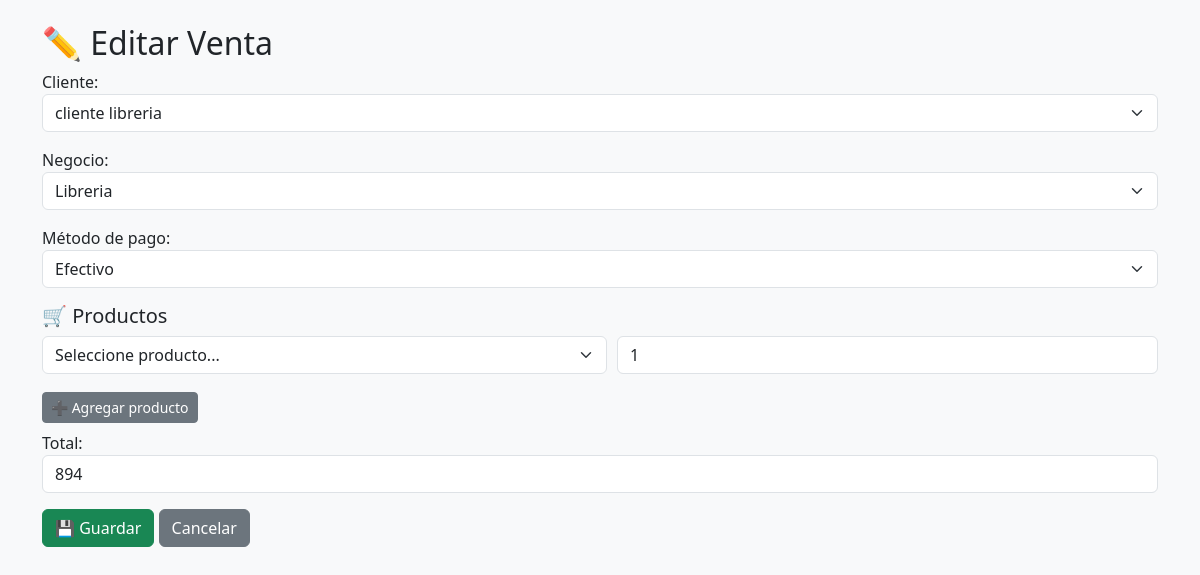
The page /farmacia/ventas/ventas_form.php?id=7 on the database its author committed.
### tables this page shows
CREATE TABLE `ventas` (
  `id_venta` int(11) NOT NULL,
  `id_negocio` int(11) DEFAULT NULL,
  `id_usuario` int(11) DEFAULT NULL,
  `fecha` date DEFAULT NULL,
  `total` varchar(255) DEFAULT NULL,
  `metodo_pago` varchar(255) DEFAULT NULL,
  `solicitud` varchar(255) DEFAULT NULL
);

CREATE TABLE `negocios` (
  `id_negocio` int(11) NOT NULL,
  `nombre` varchar(255) DEFAULT NULL,
  `descripcion` text DEFAULT NULL
);

### farmacia/ventas/ventas_form.php (the view, shortened to what this page needs)
<?php
include("../../backend/conexion.php");
$id = $_GET['id'] ?? null;
$fecha = $total = $solicitud = "";
$id_usuario = $id_negocio = "";
if ($id) {
    $sql = "SELECT * FROM ventas WHERE id_venta = $id";
    $venta = $conn->query($sql)->fetch_assoc();
    $total = $venta['total'];
    $solicitud = $venta['solicitud'];
    $id_usuario = $venta['id_usuario'];
    $id_negocio = $venta['id_negocio'];
}
$usuarios = $conn->query("SELECT id_usuario, CONCAT(nombre,' ',apellido) as nombre FROM usuarios WHERE id_rol = 3");
$negocios = $conn->query("SELECT * FROM negocios");
?>
<!DOCTYPE html>
<html lang="es">
<head>
  <link href="https://cdn.jsdelivr.net/npm/bootstrap@5.3.3/dist/css/bootstrap.min.css" rel="stylesheet">
</head>
<body class="bg-light">
<div class="container mt-4">
  <h2><?= $id ? "✏️ Editar Venta" : "➕ Nueva Venta" ?></h2>
  <form method="post" action="ventas_guardar.php">
    <div class="mb-3">
      <label>Cliente:</label>
      <select name="id_usuario" class="form-select" required>
        <?php while($u = $usuarios->fetch_assoc()) { ?>
          <option value="<?= $u['id_usuario'] ?>" <?= ($u['id_usuario']==$id_usuario)?"selected":"" ?>>
            <?= $u['nombre'] ?>
          </option>
        <?php } ?>
      </select>
    </div>
    <div class="mb-3">
      <label>Negocio:</label>
      <select name="id_negocio" class="form-select" required>
        <?php while($n = $negocios->fetch_assoc()) { ?>
          <option value="<?= $n['id_negocio'] ?>" <?= ($n['id_negocio']==$id_negocio)?"selected":"" ?>>
            <?= $n['nombre'] ?>
          </option>
        <?php } ?>
      </select>
    </div>
    <div class="mb-3">
      <label>Método de pago:</label>
      <select name="solicitud" class="form-select" required>
        <option value="Efectivo" <?= $solicitud=="Efectivo"?"selected":"" ?>>Efectivo</option>
      </select>
    </div>
    <h5>🛒 Productos</h5>
    <div id="productos-container">
      <div class="producto-row">
        <select name="productos[]" class="form-select" required>
          <option value="">Seleccione producto...</option>
        </select>
        <input type="number" name="cantidades[]" class="form-control" placeholder="Cantidad" min="1" value="1" required>
      </div>
    </div>
    <button type="button" class="btn btn-sm btn-secondary my-2" onclick="agregarProducto()">➕ Agregar producto</button>
    <div class="mb-3">
      <label>Total:</label>
      <input type="text" id="total" name="total" class="form-control" value="<?= $total ?>" readonly>
    </div>
    <button type="submit" class="btn btn-success">💾 Guardar</button>
    <a href="ventas_listar.php" class="btn btn-secondary">Cancelar</a>
  </form>
</div>
</body>
</html>

### farmacia/ventas/ventas_form.php (style rules this page uses)
.producto-row { display:flex; align-items:center; gap:10px; margin-bottom:10px; }
.producto-row select, .producto-row input { flex:1; }

### rows shown on the page
ventas: id_usuario "cliente libreria", id_negocio "Libreria", total "894"
